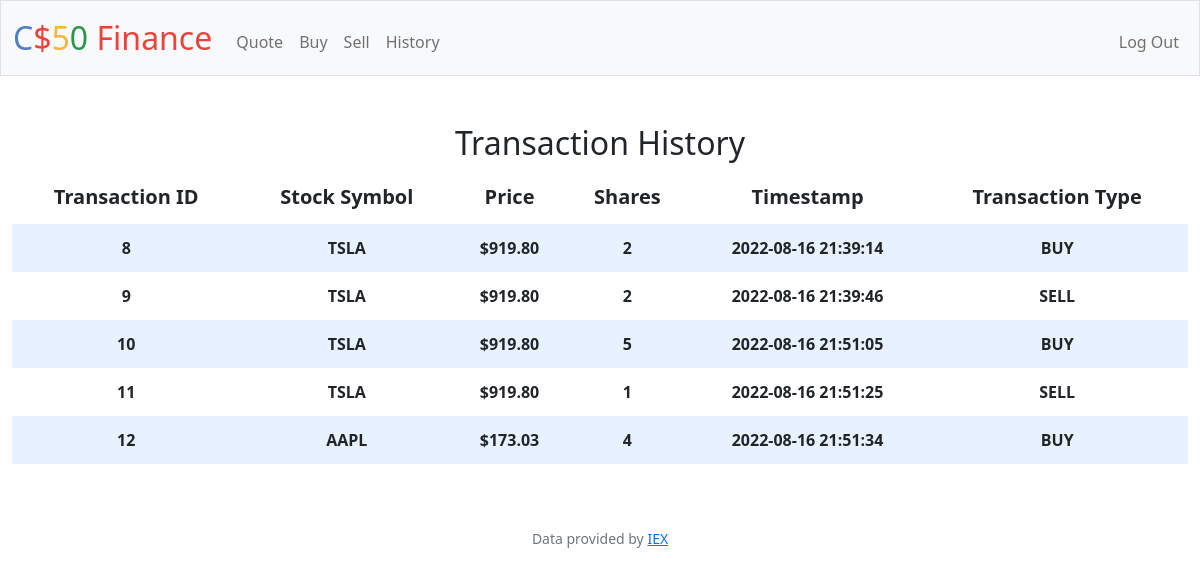
The app's page /history (signed in) with its own data.
### tables this page shows
CREATE TABLE 'transactions' ('transaction_id' INTEGER PRIMARY KEY AUTOINCREMENT NOT NULL,'user_id' INTEGER NOT NULL,'stock_symbol' TEXT NOT NULL,'price' REAL NOT NULL, 'nr_of_shares' INTEGER NOT NULL, 'date' DATETIME NOT NULL DEFAULT CURRENT_TIMESTAMP, 'transaction_type'  TEXT NOT NULL  );

### app.py (the view)
@app.route("/history")
@login_required
def history():
    table_data = db.execute("SELECT * FROM transactions WHERE user_id = ?", session["user_id"])
    return render_template("history.html", table_data=table_data)

### app.py (called while the page is built)
@app.after_request
def after_request(response):
    response.headers["Cache-Control"] = "no-cache, no-store, must-revalidate"
    response.headers["Expires"] = 0
    response.headers["Pragma"] = "no-cache"
    return response

### helpers.py (called while the page is built)
def login_required(f):
    @wraps(f)
    def decorated_function(*args, **kwargs):
        if session.get("user_id") is None:
            return redirect("/login")
        return f(*args, **kwargs)
    return decorated_function

def usd(value):
    return f"${value:,.2f}"

### templates/history.html (shortened to what this page needs)
{% extends "layout.html" %}
{% block main %}
<div>
    <h2>Transaction History</h2>
    <table>
        <thead>
            <tr>
                <th>Transaction ID</th>
                <th>Stock Symbol</th>
                <th>Price</th>
                <th>Shares</th>
                <th>Timestamp</th>
                <th>Transaction Type</th>
            </tr>
        </thead>
        <tbody>
            {% for row in table_data %}
                <tr>
                    <th>{{ row["transaction_id"] }}</th>
                    <th>{{ row["stock_symbol"] }}</th>
                    <th>{{ row["price"] | usd }}</th>
                    {% if row["nr_of_shares"] < 0 %}
                        <th>{{ -row["nr_of_shares"] }}</th>
                    {% else %}
                        <th>{{ row["nr_of_shares"] }}</th>
                    {% endif %}
                    <th>{{ row["date"] }}</th>
                    <th>{{ row["transaction_type"] }}</th>
                </tr>
            {% endfor %}
        </tbody>
    </table>
</div>
{% endblock %}

### static/styles.css (style rules this page uses)
table { background-color: transparent; margin-bottom: 1rem; width: 100%; }
table th, table td { padding: 0.75rem; vertical-align: middle; }
tbody tr:nth-of-type(odd) { background-color: rgb(179, 208, 255, 0.3) }
thead { font-size: 20px; }

### records on screen
transactions: transaction_id "8", stock_symbol "TSLA", price "$919.80", nr_of_shares "2", date "2022-08-16 21:39:14", transaction_type "BUY"
transactions: transaction_id "9", stock_symbol "TSLA", price "$919.80", nr_of_shares "2", date "2022-08-16 21:39:46", transaction_type "SELL"
transactions: transaction_id "10", stock_symbol "TSLA", price "$919.80", nr_of_shares "5", date "2022-08-16 21:51:05", transaction_type "BUY"
transactions: transaction_id "11", stock_symbol "TSLA", price "$919.80", nr_of_shares "1", date "2022-08-16 21:51:25", transaction_type "SELL"
transactions: transaction_id "12", stock_symbol "AAPL", price "$173.03", nr_of_shares "4", date "2022-08-16 21:51:34", transaction_type "BUY"
